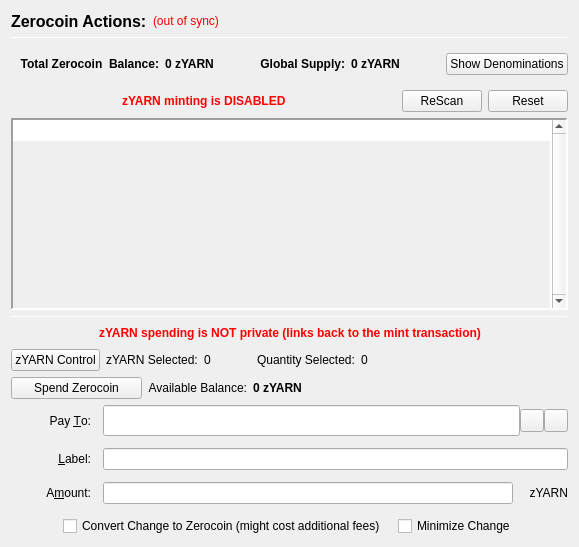
                  <widget class="QFrame" name="verticalFrameLeft">
                   <layout class="QVBoxLayout" name="verticalLayout_2">
                    <item>
                     <layout class="QVBoxLayout" name="verticalLayout_3">
                      <item>
                       <layout class="QHBoxLayout" name="horizontalLayout_3">
                        <item>
                         <widget class="QLabel" name="labelzYARNActions">
                          <property name="font">
                           <font>
                            <pointsize>12</pointsize>
                            <weight>75</weight>
                            <bold>true</bold>
                           </font>
                          </property>
                          <property name="text">
                           <string>Zerocoin Actions:</string>
                          </property>
                          <property name="alignment">
                           <set>Qt::AlignLeading|Qt::AlignLeft|Qt::AlignVCenter</set>
                          </property>
                         </widget>
                        </item>
                        <item>
                         <widget class="QLabel" name="labelzYARNSyncStatus">
                          <property name="toolTip">
                           <string>The displayed information may be out of date. Your wallet automatically synchronizes with the YarnCoin network after a connection is established, but this process has not completed yet.</string>
                          </property>
                          <property name="styleSheet">
                           <string notr="true">QLabel { color: red; }</string>
                          </property>
                          <property name="text">
                           <string notr="true">(out of sync)</string>
                          </property>
                          <property name="alignment">
                           <set>Qt::AlignLeading|Qt::AlignLeft|Qt::AlignVCenter</set>
                          </property>
                         </widget>
                        </item>
                        <item>
                         <spacer name="horizontalSpacer">
                          <property name="orientation">
                           <enum>Qt::Horizontal</enum>
                          </property>
                          <property name="sizeHint" stdset="0">
                           <size>
                            <width>40</width>
                            <height>20</height>
                           </size>
                          </property>
                         </spacer>
                        </item>
                       </layout>
                      </item>
                      <item>
                       <widget class="Line" name="lineUpperLeft">
                        <property name="minimumSize">
                         <size>
                          <width>0</width>
                          <height>1</height>
                         </size>
                        </property>
                        <property name="maximumSize">
                         <size>
                          <width>16777215</width>
                          <height>1</height>
                         </size>
                        </property>
                        <property name="frameShadow">
                         <enum>QFrame::Sunken</enum>
                        </property>
                        <property name="orientation">
                         <enum>Qt::Horizontal</enum>
                        </property>
                       </widget>
                      </item>
                      <item>
                       <widget class="QFrame" name="balanceSupplyFrame">
                        <layout class="QHBoxLayout" name="horizontalLayout_2" stretch="0,0,0,1,0">
                         <property name="rightMargin">
                          <number>0</number>
                         </property>
                         <item>
                          <layout class="QHBoxLayout" name="horizontalLayout_34">
                           <item>
                            <widget class="QLabel" name="labelzAvailableText_3">
                             <property name="font">
                              <font>
                               <weight>75</weight>
                               <bold>true</bold>
                              </font>
                             </property>
                             <property name="toolTip">
                              <string>Total Balance including unconfirmed and immature zYARN</string>
                             </property>
                             <property name="text">
                              <string>Total Zerocoin  Balance:</string>
                             </property>
                             <property name="alignment">
                              <set>Qt::AlignRight|Qt::AlignTrailing|Qt::AlignVCenter</set>
                             </property>
                            </widget>
                           </item>
                           <item>
                            <widget class="QLabel" name="labelzAvailableAmount_4">
                             <property name="minimumSize">
                              <size>
                               <width>40</width>
                               <height>0</height>
                              </size>
                             </property>
                             <property name="font">
                              <font>
                               <weight>75</weight>
                               <bold>true</bold>
                              </font>
                             </property>
                             <property name="toolTip">
                              <string>Total Balance including unconfirmed and immature zYARN</string>
                             </property>
                             <property name="text">
                              <string>0 zYARN</string>
                             </property>
                             <property name="alignment">
                              <set>Qt::AlignLeading|Qt::AlignLeft|Qt::AlignVCenter</set>
                             </property>
                            </widget>
                           </item>
                          </layout>
                         </item>
                         <item>
                          <spacer name="horizontalSpacer_32">
                           <property name="orientation">
                            <enum>Qt::Horizontal</enum>
                           </property>
                           <property name="sizeHint" stdset="0">
                            <size>
                             <width>40</width>
                             <height>20</height>
                            </size>
                           </property>
                          </spacer>
                         </item>
                         <item>
                          <layout class="QHBoxLayout" name="horizontalLayout_35">
                           <item>
                            <widget class="QLabel" name="labelZsupplyText_2">
                             <property name="font">
                              <font>
                               <weight>75</weight>
                               <bold>true</bold>
                              </font>
                             </property>
                             <property name="text">
                              <string>Global Supply:</string>
                             </property>
                             <property name="alignment">
                              <set>Qt::AlignRight|Qt::AlignTrailing|Qt::AlignVCenter</set>
                             </property>
                            </widget>
                           </item>
                           <item>
                            <widget class="QLabel" name="labelZsupplyAmount_2">
                             <property name="font">
                              <font>
                               <weight>75</weight>
                               <bold>true</bold>
                              </font>
                             </property>
                             <property name="text">
                              <string>0 zYARN</string>
                             </property>
                            </widget>
                           </item>
                          </layout>
                         </item>
                         <item>
                          <spacer name="horizontalSpacer_31">
                           <property name="orientation">
                            <enum>Qt::Horizontal</enum>
                           </property>
                           <property name="sizeHint" stdset="0">
                            <size>
                             <width>40</width>
                             <height>20</height>
                            </size>
                           </property>
                          </spacer>
                         </item>
                         <item>
                          <widget class="QPushButton" name="pushButtonShowDenoms">
                           <property name="toolTip">
                            <string>Show zYARN denominations list</string>
                           </property>
                           <property name="text">
                            <string>Show Denominations</string>
                           </property>
                          </widget>
                         </item>
                        </layout>
                       </widget>
                      </item>
                      <item>
                       <layout class="QHBoxLayout" name="horizontalLayout_4">
                        <item>
                         <spacer name="horizontalSpacer_2">
                          <property name="orientation">
                           <enum>Qt::Horizontal</enum>
                          </property>
                          <property name="sizeHint" stdset="0">
                           <size>
                            <width>40</width>
                            <height>20</height>
                           </size>
                          </property>
                         </spacer>
                        </item>
                        <item>
                         <widget class="QLabel" name="label">
                          <property name="styleSheet">
                           <string notr="true">color: red;
font-weight: bold;</string>
                          </property>
                          <property name="text">
                           <string>zYARN minting is DISABLED</string>
                          </property>
                         </widget>
                        </item>
                        <item>
                         <spacer name="horizontalSpacer_3">
                          <property name="orientation">
                           <enum>Qt::Horizontal</enum>
                          </property>
                          <property name="sizeHint" stdset="0">
                           <size>
                            <width>40</width>
                            <height>20</height>
                           </size>
                          </property>
                         </spacer>
                        </item>
                        <item>
                         <widget class="QPushButton" name="pushButtonMintReset">
                          <property name="maximumSize">
                           <size>
                            <width>80</width>
                            <height>16777215</height>
                           </size>
                          </property>
                          <property name="toolTip">
                           <string>Rescan the complete blockchain for  Zerocoin mints and their meta-data.</string>
                          </property>
                          <property name="text">
                           <string>ReScan</string>
                          </property>
                         </widget>
                        </item>
                        <item>
                         <widget class="QPushButton" name="pushButtonSpentReset">
                          <property name="maximumSize">
                           <size>
                            <width>80</width>
                            <height>16777215</height>
                           </size>
                          </property>
                          <property name="toolTip">
                           <string>Reset Zerocoin Wallet DB. Deletes transactions that did not make it into the blockchain.</string>
                          </property>
                          <property name="text">
                           <string>Reset</string>
                          </property>
                         </widget>
                        </item>
                       </layout>
                      </item>
                      <item>
                       <widget class="QPlainTextEdit" name="TEMintStatus">
                        <property name="font">
                         <font>
                          <pointsize>8</pointsize>
                         </font>
                        </property>
                        <property name="toolTip">
                         <string>Status and/or Mesages from the last Mint Action.</string>
                        </property>
                        <property name="frameShape">
                         <enum>QFrame::Panel</enum>
                        </property>
                        <property name="frameShadow">
                         <enum>QFrame::Sunken</enum>
                        </property>
                        <property name="lineWidth">
                         <number>2</number>
                        </property>
                        <property name="midLineWidth">
                         <number>2</number>
                        </property>
                        <property name="verticalScrollBarPolicy">
                         <enum>Qt::ScrollBarAlwaysOn</enum>
                        </property>
                        <property name="horizontalScrollBarPolicy">
                         <enum>Qt::ScrollBarAlwaysOff</enum>
                        </property>
                        <property name="readOnly">
                         <bool>true</bool>
                        </property>
                        <property name="plainText">
                         <string notr="true"/>
                        </property>
                        <property name="backgroundVisible">
                         <bool>true</bool>
                        </property>
                       </widget>
                      </item>
                      <item>
                       <widget class="Line" name="line">
                        <property name="minimumSize">
                         <size>
                          <width>0</width>
                          <height>1</height>
                         </size>
                        </property>
                        <property name="maximumSize">
                         <size>
                          <width>16777215</width>
                          <height>1</height>
                         </size>
                        </property>
                        <property name="orientation">
                         <enum>Qt::Horizontal</enum>
                        </property>
                       </widget>
                      </item>
                      <item>
                       <layout class="QHBoxLayout" name="horizontalLayout_7">
                        <item>
                         <spacer name="horizontalSpacer_18">
                          <property name="orientation">
                           <enum>Qt::Horizontal</enum>
                          </property>
                          <property name="sizeHint" stdset="0">
                           <size>
                            <width>40</width>
                            <height>20</height>
                           </size>
                          </property>
                         </spacer>
                        </item>
                        <item>
                         <widget class="QLabel" name="label_2">
                          <property name="styleSheet">
                           <string notr="true">color: red;
font-weight: bold;</string>
                          </property>
                          <property name="text">
                           <string>zYARN spending is NOT private (links back to the mint transaction)</string>
                          </property>
                         </widget>
                        </item>
                        <item>
                         <spacer name="horizontalSpacer_30">
                          <property name="orientation">
                           <enum>Qt::Horizontal</enum>
                          </property>
                          <property name="sizeHint" stdset="0">
                           <size>
                            <width>40</width>
                            <height>20</height>
                           </size>
                          </property>
                         </spacer>
                        </item>
                       </layout>
                      </item>
                      <item>
                       <layout class="QHBoxLayout" name="horizontalLayout_24">
                        <property name="leftMargin">
                         <number>0</number>
                        </property>
                        <property name="bottomMargin">
                         <number>0</number>
                        </property>
                        <item>
                         <widget class="QPushButton" name="pushButtonZPivControl">
                          <property name="text">
                           <string>zYARN Control</string>
                          </property>
                         </widget>
                        </item>
                        <item>
                         <widget class="QLabel" name="labelzPivSelected">
                          <property name="text">
                           <string>zYARN Selected:</string>
                          </property>
                         </widget>
                        </item>
                        <item>
                         <widget class="QLabel" name="labelzPivSelected_int">
                          <property name="text">
                           <string>0</string>
                          </property>
                         </widget>
                        </item>
                        <item>
                         <spacer name="horizontalSpacer_17">
                          <property name="orientation">
                           <enum>Qt::Horizontal</enum>
                          </property>
                          <property name="sizeType">
                           <enum>QSizePolicy::Fixed</enum>
                          </property>
                          <property name="sizeHint" stdset="0">
                           <size>
                            <width>40</width>
                            <height>20</height>
                           </size>
                          </property>
                         </spacer>
                        </item>
                        <item>
                         <widget class="QLabel" name="labelQuantitySelected">
                          <property name="text">
                           <string>Quantity Selected:</string>
                          </property>
                         </widget>
                        </item>
                        <item>
                         <widget class="QLabel" name="labelQuantitySelected_int">
                          <property name="text">
                           <string>0</string>
                          </property>
                         </widget>
                        </item>
                        <item>
                         <spacer name="horizontalSpacer_19">
                          <property name="orientation">
                           <enum>Qt::Horizontal</enum>
                          </property>
                          <property name="sizeHint" stdset="0">
                           <size>
                            <width>40</width>
                            <height>20</height>
                           </size>
                          </property>
                         </spacer>
                        </item>
                       </layout>
                      </item>
                      <item>
                       <layout class="QHBoxLayout" name="horizontalLayout_6">
                        <item>
                         <widget class="QPushButton" name="pushButtonSpendzYARN">
                          <property name="minimumSize">
                           <size>
                            <width>131</width>
                            <height>0</height>
                           </size>
                          </property>
                          <property name="toolTip">
                           <string>Spend Zerocoin. Without 'Pay To:' address creates payments to yourself.</string>
                          </property>
                          <property name="text">
                           <string>Spend Zerocoin</string>
                          </property>
                         </widget>
                        </item>
                        <item>
                         <widget class="QLabel" name="labelzYARNBalanceText">
                          <property name="toolTip">
                           <string>Available (mature and spendable) zYARN for spending</string>
                          </property>
                          <property name="text">
                           <string>Available Balance:</string>
                          </property>
                          <property name="alignment">
                           <set>Qt::AlignRight|Qt::AlignTrailing|Qt::AlignVCenter</set>
                          </property>
                         </widget>
                        </item>
                        <item>
                         <widget class="QLabel" name="labelzAvailableAmount_2">
                          <property name="font">
                           <font>
                            <weight>75</weight>
                            <bold>true</bold>
                           </font>
                          </property>
                          <property name="toolTip">
                           <string>Available (mature and spendable) zYARN for spending

zYARN are mature when they have more than 20 confirmations AND more than 2 mints of the same denomination after them were minted</string>
                          </property>
                          <property name="text">
                           <string>0 zYARN</string>
                          </property>
                          <property name="alignment">
                           <set>Qt::AlignLeading|Qt::AlignLeft|Qt::AlignVCenter</set>
                          </property>
                         </widget>
                        </item>
                        <item>
                         <spacer name="horizontalSpacer_4">
                          <property name="orientation">
                           <enum>Qt::Horizontal</enum>
                          </property>
                          <property name="sizeHint" stdset="0">
                           <size>
                            <width>40</width>
                            <height>20</height>
                           </size>
                          </property>
                         </spacer>
                        </item>
                       </layout>
                      </item>
                      <item>
                       <layout class="QGridLayout" name="gridLayout_7">
                        <property name="spacing">
                         <number>12</number>
                        </property>
                        <item row="0" column="0">
                         <widget class="QLabel" name="payToLabel">
                          <property name="minimumSize">
                           <size>
                            <width>80</width>
                            <height>0</height>
                           </size>
                          </property>
                          <property name="text">
                           <string>Pay &amp;To:</string>
                          </property>
                          <property name="alignment">
                           <set>Qt::AlignRight|Qt::AlignTrailing|Qt::AlignVCenter</set>
                          </property>
                          <property name="buddy">
                           <cstring>payTo</cstring>
                          </property>
                         </widget>
                        </item>
                        <item row="0" column="1">
                         <layout class="QHBoxLayout" name="payToLayout">
                          <property name="spacing">
                           <number>0</number>
                          </property>
                          <item>
                           <widget class="QValidatedLineEdit" name="payTo">
                            <property name="enabled">
                             <bool>true</bool>
                            </property>
                            <property name="minimumSize">
                             <size>
                              <width>0</width>
                              <height>31</height>
                             </size>
                            </property>
                            <property name="toolTip">
                             <string>The YarnCoin address to send the payment to. Creates local payment to yourself when empty.</string>
                            </property>
                           </widget>
                          </item>
                          <item>
                           <widget class="QToolButton" name="addressBookButton">
                            <property name="toolTip">
                             <string>Choose previously used address</string>
                            </property>
                            <property name="text">
                             <string/>
                            </property>
                            <property name="icon">
                             <iconset resource="../yarncoin.qrc">
                              <normaloff>:/icons/address-book</normaloff>:/icons/address-book</iconset>
                            </property>
                            <property name="shortcut">
                             <string>Alt+A</string>
                            </property>
                           </widget>
                          </item>
                          <item>
                           <widget class="QToolButton" name="pasteButton">
                            <property name="toolTip">
                             <string>Paste address from clipboard</string>
                            </property>
                            <property name="text">
                             <string/>
                            </property>
                            <property name="icon">
                             <iconset resource="../yarncoin.qrc">
                              <normaloff>:/icons/editpaste</normaloff>:/icons/editpaste</iconset>
                            </property>
                            <property name="shortcut">
                             <string>Alt+P</string>
                            </property>
                           </widget>
                          </item>
                         </layout>
                        </item>
                        <item row="1" column="0">
                         <widget class="QLabel" name="labelLabel">
                          <property name="minimumSize">
                           <size>
                            <width>80</width>
                            <height>0</height>
                           </size>
                          </property>
                          <property name="text">
                           <string>&amp;Label:</string>
                          </property>
                          <property name="alignment">
                           <set>Qt::AlignRight|Qt::AlignTrailing|Qt::AlignVCenter</set>
                          </property>
                          <property name="buddy">
                           <cstring>addAsLabel</cstring>
                          </property>
                         </widget>
                        </item>
                        <item row="1" column="1">
                         <widget class="QLineEdit" name="addAsLabel">
                          <property name="toolTip">
                           <string>Enter a label for this address to add it to the list of used addresses</string>
                          </property>
                         </widget>
                        </item>
                        <item row="2" column="0">
                         <widget class="QLabel" name="amountLabel">
                          <property name="minimumSize">
                           <size>
                            <width>80</width>
                            <height>0</height>
                           </size>
                          </property>
                          <property name="text">
                           <string>A&amp;mount:</string>
                          </property>
                          <property name="alignment">
                           <set>Qt::AlignRight|Qt::AlignTrailing|Qt::AlignVCenter</set>
                          </property>
                          <property name="buddy">
                           <cstring>zYARNpayAmount</cstring>
                          </property>
                         </widget>
                        </item>
                        <item row="2" column="1">
                         <layout class="QHBoxLayout" name="horizontalLayout_9">
                          <property name="spacing">
                           <number>0</number>
                          </property>
                          <item>
                           <widget class="QLineEdit" name="zYARNpayAmount"/>
                          </item>
                          <item>
                           <widget class="QLabel" name="labelzYARN">
                            <property name="minimumSize">
                             <size>
                              <width>55</width>
                              <height>0</height>
                             </size>
                            </property>
                            <property name="text">
                             <string>zYARN</string>
                            </property>
                            <property name="alignment">
                             <set>Qt::AlignRight|Qt::AlignTrailing|Qt::AlignVCenter</set>
                            </property>
                           </widget>
                          </item>
                         </layout>
                        </item>
                        <item row="3" column="0" colspan="2">
                         <layout class="QHBoxLayout" name="horizontalLayout_10">
                          <item>
                           <spacer name="horizontalSpacer_5">
                            <property name="orientation">
                             <enum>Qt::Horizontal</enum>
                            </property>
                            <property name="sizeHint" stdset="0">
                             <size>
                              <width>40</width>
                              <height>20</height>
                             </size>
                            </property>
                           </spacer>
                          </item>
                          <item>
                           <widget class="QCheckBox" name="checkBoxMintChange">
                            <property name="sizePolicy">
                             <sizepolicy hsizetype="MinimumExpanding" vsizetype="Fixed">
                              <horstretch>0</horstretch>
                              <verstretch>0</verstretch>
                             </sizepolicy>
                            </property>
                            <property name="layoutDirection">
                             <enum>Qt::LeftToRight</enum>
                            </property>
                            <property name="text">
                             <string>Convert Change to Zerocoin (might cost additional fees)</string>
                            </property>
                           </widget>
                          </item>
                          <item>
                           <widget class="QCheckBox" name="checkBoxMinimizeChange">
                            <property name="toolTip">
                             <string>If checked, the wallet tries to minimize the returning change instead of minimizing the number of spent denominations.</string>
                            </property>
                            <property name="text">
                             <string>Minimize Change</string>
                            </property>
                           </widget>
                          </item>
                          <item>
                           <spacer name="horizontalSpacer_6">
                            <property name="orientation">
                             <enum>Qt::Horizontal</enum>
                            </property>
                            <property name="sizeHint" stdset="0">
                             <size>
                              <width>40</width>
                              <height>20</height>
                             </size>
                            </property>
                           </spacer>
                          </item>
                         </layout>
                        </item>
                       </layout>
                      </item>
                     </layout>
                    </item>
                   </layout>
                  </widget>
